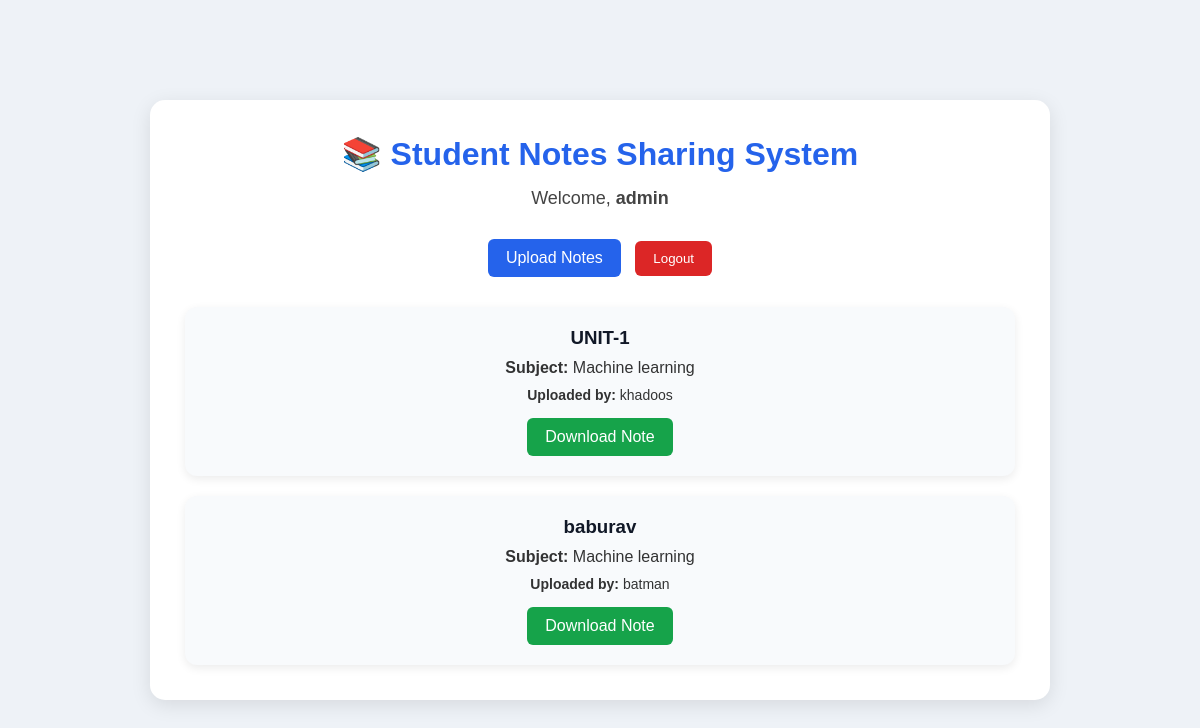
The app's page / (signed in) with its own data.
### notes/models.py (models this page shows, shortened)
class Note(models.Model):
    subject = models.CharField(max_length=100)
    title = models.CharField(max_length=200)
    file = models.FileField(
        upload_to='notes/'
    )
    uploaded_by = models.ForeignKey(
        User,
        on_delete=models.CASCADE
    )
    uploaded_at = models.DateTimeField(
        auto_now_add=True
    )

### notes/views.py (the view)
def home(request):
    notes = Note.objects.all()
    return render(
        request,
        'notes/home.html',
        {'notes': notes}
    )

### templates/notes/home.html (shortened to what this page needs)
<!DOCTYPE html>
<html>
<head>
</head>
<body>
<div class="container">
    <h1>📚 Student Notes Sharing System</h1>
    {% if user.is_authenticated %}
<p class="welcome">
    Welcome, <b>{{ user.username }}</b>
</p>
<div class="button-group">
    <a class="btn" href="/upload/">
        Upload Notes
    </a>
    <form action="/logout/" method="post" style="display:inline;">
        <button type="submit" class="btn logout-btn">
            Logout
        </button>
    </form>
</div>
{% endif %}
    {% for note in notes %}
    <div class="card">
        <h3>{{ note.title }}</h3>
        <p class="subject">
            <b>Subject:</b> {{ note.subject }}
        </p>
        <p class="uploader">
            <b>Uploaded by:</b> {{ note.uploaded_by }}
        </p>
        <a class="download-btn"
           href="{{ note.file.url }}">
            Download Note
        </a>
    </div>
    {% empty %}
    <div class="card">
        <h3>No Notes Available</h3>
        <p>Upload the first note.</p>
    </div>
    {% endfor %}
</div>
</body>
</html>

### templates/notes/home.html (style rules this page uses)
* { margin:0; padding:0; box-sizing:border-box; }
body { font-family: Arial, sans-serif; background:#eef2f7; min-height:100vh; display:flex; justify-content:center; align-items:center; }
.container { width:90%; max-width:900px; background:white; padding:35px; border-radius:15px; box-shadow:0 5px 20px rgba(0,0,0,0.1); text-align:center; }
h1 { color:#2563eb; margin-bottom:15px; }
.welcome { font-size:18px; margin-bottom:25px; color:#444; }
.button-group { margin-bottom:25px; }
.btn { display:inline-block; background:#2563eb; color:white; padding:10px 18px; border:none; border-radius:6px; text-decoration:none; cursor:pointer; margin:5px; transition:0.3s; }
.logout-btn { background:#dc2626; }
.card { background:#f8fafc; padding:20px; margin-top:20px; border-radius:12px; box-shadow:0 3px 10px rgba(0,0,0,0.08); transition:0.3s; }
.card h3 { margin-bottom:10px; color:#111827; }
.subject { color: rgb(0 0 0 / 0.80); margin-bottom:10px; }
.uploader { color: rgb(0 0 0 / 0.80); margin-bottom:15px; font-size:14px; }
.download-btn { display:inline-block; background:#16a34a; color:white; text-decoration:none; padding:10px 18px; border-radius:6px; }

### records on screen
Note: title "UNIT-1", subject "Machine learning", uploaded_by "khadoos"
Note: title "baburav", subject "Machine learning", uploaded_by "batman"

### other values on screen
{{ user.username }} "admin"
